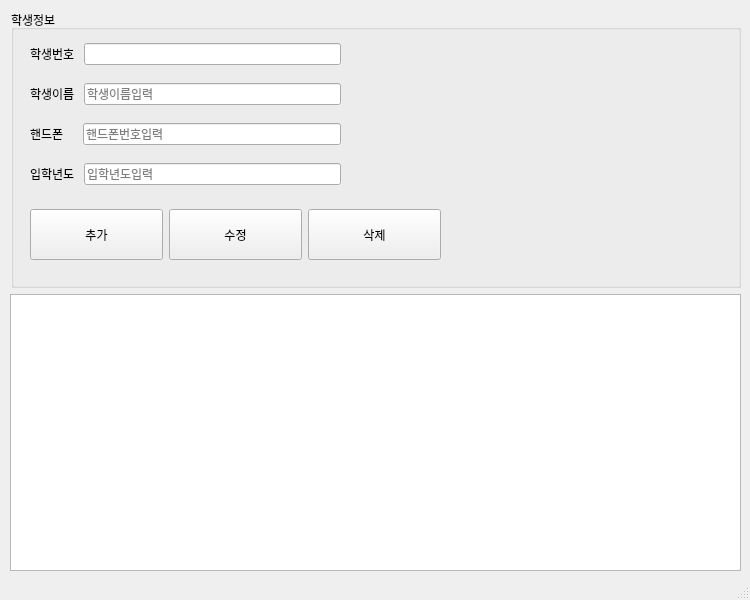
<?xml version="1.0" encoding="UTF-8"?>
<ui version="4.0">
 <class>MainWindow</class>
 <widget class="QMainWindow" name="MainWindow">
  <property name="geometry">
   <rect>
    <x>0</x>
    <y>0</y>
    <width>750</width>
    <height>600</height>
   </rect>
  </property>
  <property name="maximumSize">
   <size>
    <width>750</width>
    <height>600</height>
   </size>
  </property>
  <property name="windowTitle">
   <string>MainWindow</string>
  </property>
  <widget class="QWidget" name="centralwidget">
   <widget class="QWidget" name="verticalLayoutWidget">
    <property name="geometry">
     <rect>
      <x>10</x>
      <y>10</y>
      <width>731</width>
      <height>561</height>
     </rect>
    </property>
    <layout class="QVBoxLayout" name="verticalLayout">
     <item>
      <layout class="QHBoxLayout" name="horizontalLayout">
       <property name="sizeConstraint">
        <enum>QLayout::SetFixedSize</enum>
       </property>
       <item>
        <spacer name="verticalSpacer">
         <property name="orientation">
          <enum>Qt::Vertical</enum>
         </property>
         <property name="sizeType">
          <enum>QSizePolicy::Expanding</enum>
         </property>
         <property name="sizeHint" stdset="0">
          <size>
           <width>1</width>
           <height>40</height>
          </size>
         </property>
        </spacer>
       </item>
       <item>
        <widget class="QGroupBox" name="groupBox">
         <property name="sizePolicy">
          <sizepolicy hsizetype="MinimumExpanding" vsizetype="Preferred">
           <horstretch>0</horstretch>
           <verstretch>0</verstretch>
          </sizepolicy>
         </property>
         <property name="title">
          <string>학생정보</string>
         </property>
         <widget class="QWidget" name="verticalLayoutWidget_2">
          <property name="geometry">
           <rect>
            <x>19</x>
            <y>21</y>
            <width>311</width>
            <height>170</height>
           </rect>
          </property>
          <layout class="QVBoxLayout" name="verticalLayout_2">
           <item>
            <layout class="QHBoxLayout" name="horizontalLayout_4">
             <item>
              <widget class="QLabel" name="label">
               <property name="text">
                <string>학생번호 </string>
               </property>
              </widget>
             </item>
             <item>
              <widget class="QLineEdit" name="input_std_id">
               <property name="inputMask">
                <string/>
               </property>
               <property name="maxLength">
                <number>32764</number>
               </property>
               <property name="readOnly">
                <bool>true</bool>
               </property>
              </widget>
             </item>
            </layout>
           </item>
           <item>
            <layout class="QHBoxLayout" name="horizontalLayout_5">
             <item>
              <widget class="QLabel" name="label_2">
               <property name="text">
                <string>학생이름 </string>
               </property>
              </widget>
             </item>
             <item>
              <widget class="QLineEdit" name="input_std_name">
               <property name="toolTip">
                <string>학생이름을입력하세요.</string>
               </property>
               <property name="inputMask">
                <string/>
               </property>
               <property name="placeholderText">
                <string>학생이름입력</string>
               </property>
              </widget>
             </item>
            </layout>
           </item>
           <item>
            <layout class="QHBoxLayout" name="horizontalLayout_7">
             <item>
              <widget class="QLabel" name="label_3">
               <property name="text">
                <string>핸드폰    </string>
               </property>
              </widget>
             </item>
             <item>
              <widget class="QLineEdit" name="input_std_mobile">
               <property name="toolTip">
                <string>핸드폰번호를입력하세요</string>
               </property>
               <property name="inputMask">
                <string/>
               </property>
               <property name="placeholderText">
                <string>핸드폰번호입력</string>
               </property>
              </widget>
             </item>
            </layout>
           </item>
           <item>
            <layout class="QHBoxLayout" name="horizontalLayout_6">
             <item>
              <widget class="QLabel" name="label_4">
               <property name="text">
                <string>입학년도 </string>
               </property>
              </widget>
             </item>
             <item>
              <widget class="QLineEdit" name="input_std_regyear">
               <property name="toolTip">
                <string>입학년도를입력하세요</string>
               </property>
               <property name="inputMask">
                <string/>
               </property>
               <property name="placeholderText">
                <string>입학년도입력</string>
               </property>
              </widget>
             </item>
            </layout>
           </item>
          </layout>
         </widget>
         <widget class="QWidget" name="horizontalLayoutWidget_7">
          <property name="geometry">
           <rect>
            <x>19</x>
            <y>199</y>
            <width>411</width>
            <height>51</height>
           </rect>
          </property>
          <layout class="QHBoxLayout" name="buttonArea">
           <item>
            <widget class="QPushButton" name="btn_insert">
             <property name="sizePolicy">
              <sizepolicy hsizetype="Minimum" vsizetype="MinimumExpanding">
               <horstretch>0</horstretch>
               <verstretch>0</verstretch>
              </sizepolicy>
             </property>
             <property name="text">
              <string>추가</string>
             </property>
            </widget>
           </item>
           <item>
            <widget class="QPushButton" name="btn_modify">
             <property name="sizePolicy">
              <sizepolicy hsizetype="Minimum" vsizetype="MinimumExpanding">
               <horstretch>0</horstretch>
               <verstretch>0</verstretch>
              </sizepolicy>
             </property>
             <property name="text">
              <string>수정</string>
             </property>
            </widget>
           </item>
           <item>
            <widget class="QPushButton" name="btn_delete">
             <property name="sizePolicy">
              <sizepolicy hsizetype="Minimum" vsizetype="MinimumExpanding">
               <horstretch>0</horstretch>
               <verstretch>0</verstretch>
              </sizepolicy>
             </property>
             <property name="text">
              <string>삭제</string>
             </property>
            </widget>
           </item>
          </layout>
         </widget>
        </widget>
       </item>
      </layout>
     </item>
     <item>
      <layout class="QHBoxLayout" name="horizontalLayout_2">
       <item>
        <widget class="QTableWidget" name="tableWidget">
         <property name="maximumSize">
          <size>
           <width>16777215</width>
           <height>320</height>
          </size>
         </property>
        </widget>
       </item>
      </layout>
     </item>
    </layout>
   </widget>
  </widget>
  <widget class="QStatusBar" name="statusbar"/>
 </widget>
 <resources/>
 <connections/>
</ui>
